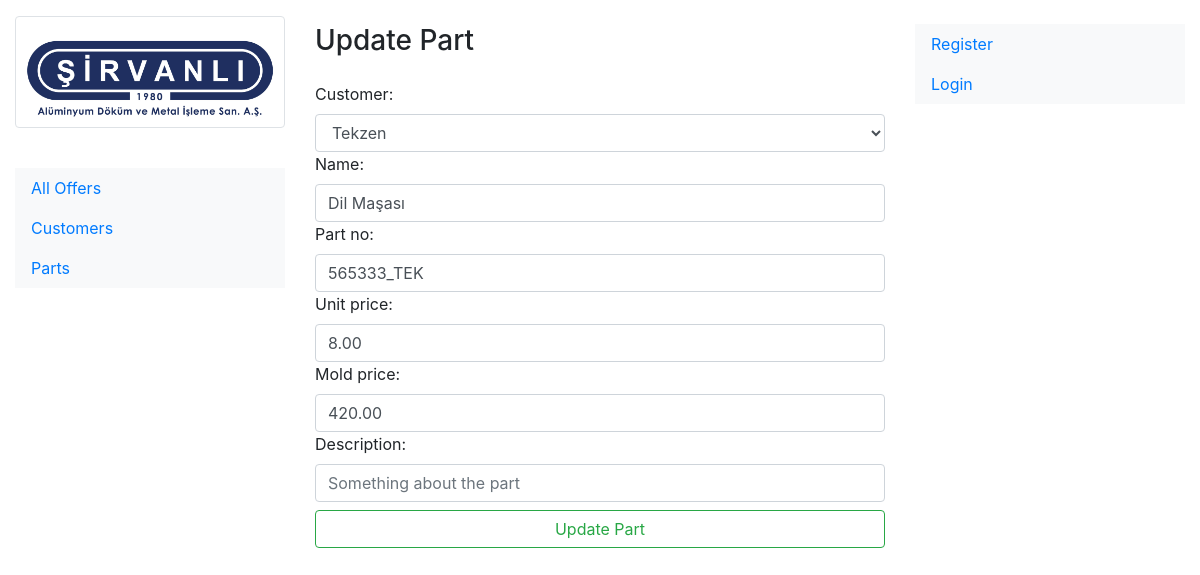
Page /update-part/4 on the committed database.
### offer/models.py (models this page shows, shortened)
class Part(models.Model):
    customer = models.ForeignKey(Customer, on_delete=models.CASCADE)
    name = models.CharField(max_length=100)
    part_no = models.CharField(max_length=50, unique=True)
    unit_price = models.DecimalField(max_digits=10, decimal_places=2)
    mold_price = models.DecimalField(max_digits=10, decimal_places=2)
    description = models.CharField(max_length=100, blank=True, null=True)
    created_date = models.DateTimeField(default=timezone.now)

class Customer(models.Model):
    name = models.CharField(max_length=200)
    country = CountryField()
    industry = models.CharField(choices=INDUSTRIES, max_length=100, default="Automotive")
    address = models.CharField(max_length =255)
    related_person_mail = models.EmailField()
    description = models.CharField(max_length=255, blank=True, null=True)
    status = models.CharField(max_length=25, choices=(
            ('potansiyel', 'Potansiyel Müşteri'),
            ('mevcut', 'Mevcut Müşteri')
        ), default="potansiyel"
    )
    logo = models.ImageField(upload_to="static/img", blank=True, null=True)
    created_date = models.DateTimeField(default=timezone.now)
    def __str__(self):
        return self.name
    class Meta:
        verbose_name = "Customer"
        verbose_name_plural = "Customers"

### offer/views.py (the view)
# urls.py: path("update-part/<int:id>", views.update_part_view, name = "update-part"),
def update_part_view(request,id):
    part = get_object_or_404(Part, id=id)
    if request.method == "POST":
        form = CreatePartForm(request.POST, instance=part)
        if form.is_valid():
            form.save()
            return redirect('parts')
    else:
        form = CreatePartForm(instance=part)
    context = {'form':form}
    return render(request, 'offer/update-part.html',context)

### offer/templates/offer/update-part.html (shortened to what this page needs)
{% extends 'base.html' %}
{% block content %}
    <h3 class="text-left my-4">Update Part</h5>
    <form action="" method="post" class="form">
        {{form}}
        <button type="submit" class="btn btn-outline-success form-control my-2">
            Update Part
        </button>
    </form>
{% endblock content %}

### rows in the picture
Part: customer "Tekzen", part_no "565333_TEK", unit_price "8.00", mold_price "420.00"
Customer: name "Dil Maşası"
